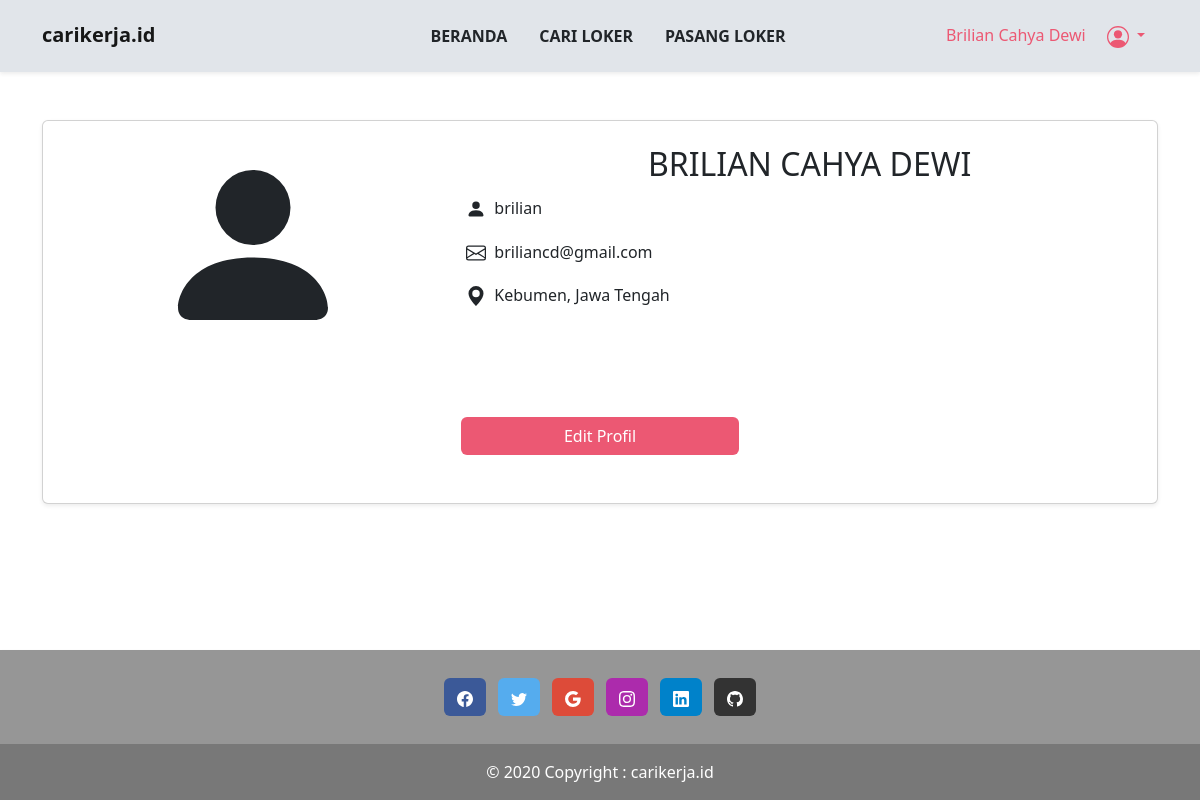
The page /profilPage.php (signed in) on the database its author committed.
### tables this page shows
CREATE TABLE `member` (
  `id_member` int(11) NOT NULL,
  `nama_member` varchar(50) NOT NULL,
  `username` varchar(50) NOT NULL,
  `password` varchar(20) NOT NULL,
  `email` varchar(30) NOT NULL,
  `alamat` varchar(50) NOT NULL
);

### profilPage.php (the view, shortened to what this page needs)
<!DOCTYPE html>
<html lang="en">
<head>
    <link href="https://cdn.jsdelivr.net/npm/bootstrap@5.2.2/dist/css/bootstrap.min.css" rel="stylesheet">
    <link rel="stylesheet" href="style.css">
</head>
<body>
    <nav class="navbar navbar-expand sticky-top shadow-sm">
        <div class="container-fluid">
            <div class="container mt-lg-2">
                <div class="row">
                    <div class="col col-lg-3 align-items-center mt-1">
                        <a href="beranda.php" class="navbar-brand fw-bolder">carikerja.id</a>
                    </div>
                    <div class="col col-lg-6">
                        <div class="mt-2 d-flex justify-content-center align-items-center">
                            <ul style="list-style:none" class="d-flex tebal">
                                <li class="nav-item me-3">
                                    <a class="nav-link " aria-current="page" href="beranda.php">BERANDA</a>
                                </li>
                                <li class="nav-item ms-3 me-3">
                                    <a class="nav-link" href="cariLoker.php">CARI LOKER</a>
                                </li>
                                <li class="nav-item ms-3 me-3">
                                    <a class="nav-link" href="pasangLoker.php">PASANG LOKER</a>
                                </li>
                            </ul>
                        </div>
                    </div>
                    <div class="col col-lg-3">
                        <div class="d-flex flex-row-reverse">
                            <div class="dropdown d-flex align-items-center aktif">
                                <?php
                                include "koneksi.php";
                                $sql = "SELECT nama_member FROM member WHERE username = '$_SESSION[username]'";
                                $query  = mysqli_query($connect, $sql);
                                $data   = mysqli_fetch_array($query);
                                ?>
                                <h6 class="mt-2 me-2 text-capitalize"><?= $data['nama_member']; ?></h6>
                                <button class="btn dropdown-toggle aktif" type="button" data-bs-toggle="dropdown" aria-expanded="false">
                                </button>
                            </div>
                        </div>
                    </div>
                </div>
            </div>
        </div>
    </nav>
    <?php
    include('koneksi.php');
    $sql    = "SELECT * FROM member WHERE username='$_SESSION[username]'";
    $query    = mysqli_query($connect, $sql);
    while ($data = mysqli_fetch_array($query)) {
    ?>
        <section>
            <div class="container">
                <div class="row">
                    <div class="col-12">
                        <div class="card mt-5 mb-5 shadow-sm">
                            <div class="container m-4">
                                <div class="row justify-content-md-center align-content-center">
                                    <div class="col col-lg-4 text-center">
                                        <svg xmlns="http://www.w3.org/2000/svg" width="200" height="200" fill="currentColor" class="bi bi-person-fill" viewBox="0 0 16 16">
                                            <path d="M3 14s-1 0-1-1 1-4 6-4 6 3 6 4-1 1-1 1H3Zm5-6a3 3 0 1 0 0-6 3 3 0 0 0 0 6Z" />
                                        </svg>
                                    </div>
                                    <div class="col col-lg-8 justify-content-start">
                                        <h2 class="text-center text-uppercase"><?= $data['nama_member']; ?></h2>
                                        <div class="d-flex m-3">
                                            <svg xmlns="http://www.w3.org/2000/svg" width="20" height="20" fill="currentColor" class="bi bi-person-fill" viewBox="0 0 16 16">
                                                <path d="M3 14s-1 0-1-1 1-4 6-4 6 3 6 4-1 1-1 1H3Zm5-6a3 3 0 1 0 0-6 3 3 0 0 0 0 6Z" />
                                            </svg>
                                            <h6 class="ms-2"> <?= $data['username']; ?> </h6>
                                        </div>
                                        <div class="d-flex m-3">
                                            <h6 class="ms-2"> <?= $data['email']; ?> </h6>
                                        </div>
                                        <div class="d-flex m-3">
                                            <svg xmlns="http://www.w3.org/2000/svg" width="20" height="20" fill="currentColor" class="bi bi-geo-alt-fill" viewBox="0 0 16 16">
                                                <path d="M8 16s6-5.686 6-10A6 6 0 0 0 2 6c0 4.314 6 10 6 10zm0-7a3 3 0 1 1 0-6 3 3 0 0 1 0 6z" />
                                            </svg>
                                            <h6 class="ms-2"> <?= $data['alamat']; ?> </h6>
                                        </div>
                                    </div>
                                </div>
                            </div>
                            <div class="d-flex justify-content-center">
                                <a href="editProfil.php" class="btn button-cari w-25 m-5">Edit Profil</a>
                            </div>
                        </div>
                    </div>
                </div>
            </div>
        </section>
    <?php } ?>
    <footer class="text-center text-white shadow-sm fixed-bottom">
        <div class="container p-4 pb-3">
            <section class="mb-2">
                <a class="btn text-white btn-floating m-1" style="background-color: #3b5998;" href="#!" role="button">
                </a>
                <a class="btn text-white btn-floating m-1" style="background-color: #55acee;" href="#!" role="button">
                </a>
                <a class="btn text-white btn-floating m-1" style="background-color: #dd4b39;" href="#!" role="button">
                </a>
                <a class="btn text-white btn-floating m-1" style="background-color: #ac2bac;" href="#!" role="button">
                </a>
                <a class="btn text-white btn-floating m-1" style="background-color: #0082ca;" href="#!" role="button">
                </a>
                <a class="btn text-white btn-floating m-1" style="background-color: #333333;" href="#!" role="button">
                </a>
            </section>
        </div>
        <div class="text-center p-3" style="background-color: rgba(0, 0, 0, 0.2);">
            © 2020 Copyright : carikerja.id
        </div>
    </footer>
</body>
</html>

### style.css (style rules this page uses)
.tebal { font-weight: 600; }
.aktif { color: #ec5873 ; font-weight: bold; }
.navbar { background-color: #E1E5EA; }
.button-cari { width: 100%; color: rgb(255, 255, 255); background-color: #ec5873; }
footer { background-color: #969696; }

### rows shown on the page
member: nama_member "Brilian Cahya Dewi", nama_member "BRILIAN CAHYA DEWI", username "brilian", email "briliancd@gmail.com", alamat "Kebumen, Jawa Tengah"
